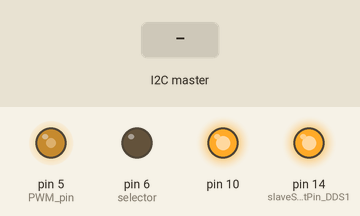
This sketch was run on a simulated Arduino Uno, built with avr-gcc and run on an emulated ATmega328P. Parts: output pins drawn as LEDs (lit = HIGH). Inputs (shaded band) come from the test bench.

Above: at 1.2 s.
1.3 s: the I2C master sends the byte 1
At 2.1 s:
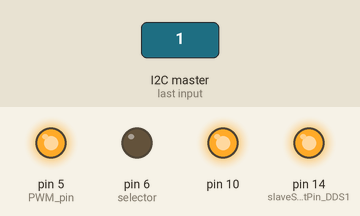
2.8 s: the I2C master sends the byte 0
At 3.2 s:
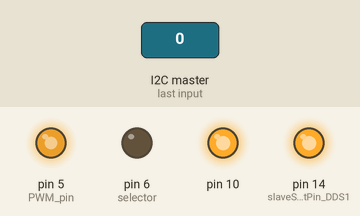
Timing chart, 0 to 5.8 s (numbered marks = the images above; inputs shaded):
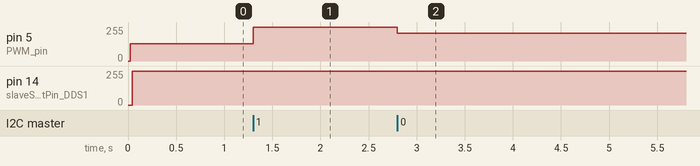

Measured:
- after the input at 1.3 s, pin 5 (PWM_pin): 128/255 → 255/255 at once
- after the input at 2.8 s, pin 5 (PWM_pin): 255/255 → 210/255 at once

The sketch:

Plantilla_ad9833.ino
```cpp
#include <Wire.h>
#include <SPI.h>

#define selector 6
#define PWM_pin 5

const int slaveSelectPin_DDS1 = 14;

  //* CS - to digital pin 10  (SS pin)
  //* SDI - to digital pin 11 (MOSI pin)
  //* CLK - to digital pin 13 (SCK pin)

#define SPI_CLOCK_SPEED      12000000

// Variable de tipo de corte
int tipo_corte=2;


void setup() {

  Wire.begin(7);                // join i2c bus with address #8
  Wire.onReceive(receiveEvent); // register event
  pinMode(selector,OUTPUT);
  digitalWrite(selector,LOW);

  // MODIFICAR LA FRECUENCIA DEL PWM DEL PIN 9 (PIN DIGITAL 5 DE ARDUINO)
  //TCCR0B = _BV(CS00);             // Frecuencia de 31372 Hz para el pin PWM
  TCCR0B = _BV(CS01);            // Frecuencia de 3921 Hz para el pin PWM
  //TCCR0B = _BV(CS00) | _BV(CS01); // Frecuencia de 490 Hz para el pin PWM, Valor por defecto en el Microprocesador
  //TCCR0B = _BV(CS02);             // Frecuencia de 122 Hz para el pin PWM
  //TCCR0B = _BV(CS00) | _BV(CS02); // Frecuencia de 30 Hz para el pin PWM

  pinMode(slaveSelectPin_DDS1,OUTPUT);
  // initialize SPI:
  SPI.begin();
  delay(10);
  for (int hola = 1; hola < 10; hola++) {
    SET_DDS_1();
    delay(20);
    }
  Serial.begin(9600);
  //Solo para pruebas
  analogWrite(PWM_pin,128);
}

void loop() {


}

  void receiveEvent(int howMany) {
    tipo_corte = Wire.read();
    SELECCION_MUX();
    //delay(10);
  }


void SET_DDS_1() {

  // take the SS pin low to select the chip:
  SPI.beginTransaction(SPISettings(SPI_CLOCK_SPEED, MSBFIRST, SPI_MODE2));

  digitalWrite(slaveSelectPin_DDS1, LOW);
  //  send in the address and value via SPI:

  SPI.transfer16(0x2128); //Trama de configuración y activación del reset
  SPI.transfer16(0x6707); //01 + dato de frecuencia que son 14 bits los menos significativos
  SPI.transfer16(0x40C4); //01 + dato de frecuencia que son 14 bits los mas significativos
  SPI.transfer16(0xC000); //Fase, No mover se va a dejar en cero, en este caso no importa =)
  SPI.transfer16(0x2028); //Trama de configuración y desactivación del reset

  // take the SS pin high to de-select the chip:
  digitalWrite(slaveSelectPin_DDS1, HIGH);
  SPI.endTransaction();
}

void SELECCION_MUX(){

    //Tener en cuenta sentido del multiplexor, verificar en laboratorio.
    //UN ESTADO ES PARA MIN SANGRADO Y OTRO ESTADO PARA SELECCIONAR ONDA DE VERDAD
    switch (tipo_corte) {

    case 1:    // Corte puro
      analogWrite(PWM_pin,255);
      digitalWrite(selector,LOW);
      break;

    case 2:    // Corte Mixto
      analogWrite(PWM_pin,210);
      digitalWrite(selector,LOW);
      break;

    case 3:    // Corte MinDo
      analogWrite(PWM_pin,210);
      digitalWrite(selector,HIGH);
      break;

    case 4:    // Coag Alto
      analogWrite(PWM_pin,180);
      digitalWrite(selector,LOW);
      break;

    case 5:    // Coag Medio
      analogWrite(PWM_pin,150);
      digitalWrite(selector,LOW);
      break;

    case 6:    // Coag Bajo
      analogWrite(PWM_pin,120);
      digitalWrite(selector,LOW);
      break;

      default:{
        //Si llega un dato erroneo o no llega nada se pone corte Mixto.
        analogWrite(PWM_pin,210);
        digitalWrite(selector,LOW);
        }
  }

  // Cambiar por lo que necesitoESTADO = Wire.read();    // receive byte as an integer
  //Serial.println(ESTADO);
}
```
